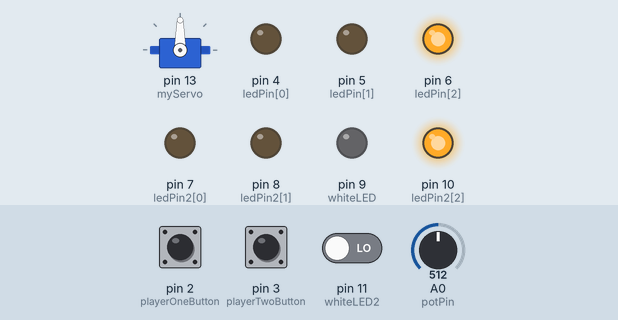
Simulated run of this sketch. Board: Arduino Uno, built with avr-gcc and run on an emulated ATmega328P. Parts: servo, output pins drawn as LEDs (lit = HIGH). The inputs (shaded band) are chosen by the test bench; at power-on: pin 2 (playerOneButton) HIGH, A0 (potPin) = 512, pin 3 (playerTwoButton) HIGH, pin 11 (whiteLED2) LOW. Random numbers use the default seed unless the sketch sets one.

Above: at 3.5 s.
3.6 s: pin 2 (playerOneButton) pulled LOW for 3 s
At 4.9 s:
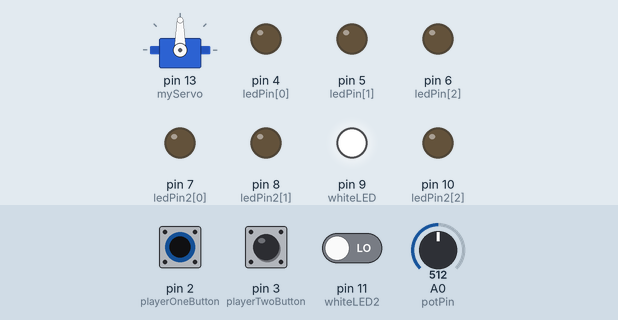
At 7.6 s:
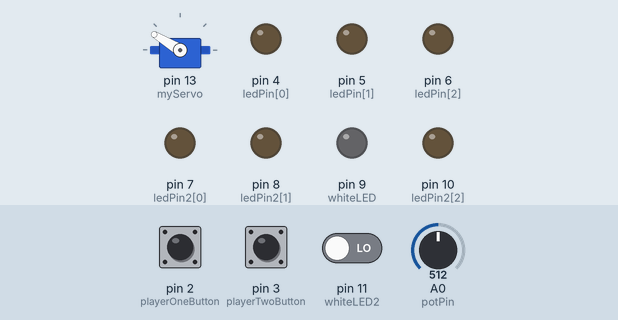
8.2 s: A0 (potPin) set to 122
At 8.7 s:
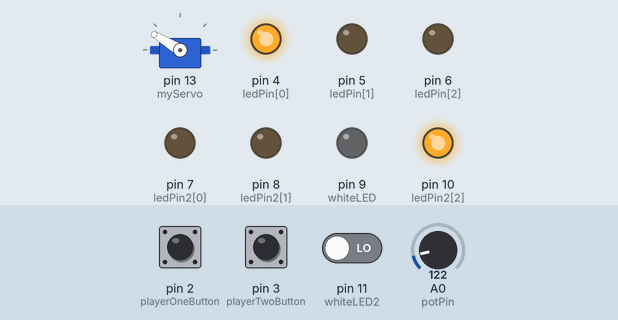
16.2 s: A0 (potPin) set to 0
24.2 s: A0 (potPin) set to 511
32.2 s: A0 (potPin) set to 306
40.2 s: pin 2 (playerOneButton) pulsed LOW 5 times (0.12 s each, 0.3 s apart)
At 42.2 s:
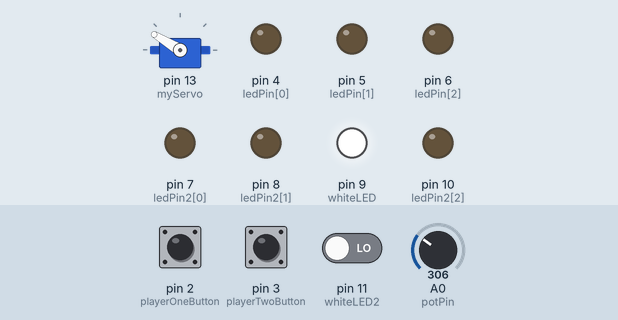
Timing chart, 0 to 61.6 s (numbered marks = the images above; inputs shaded):
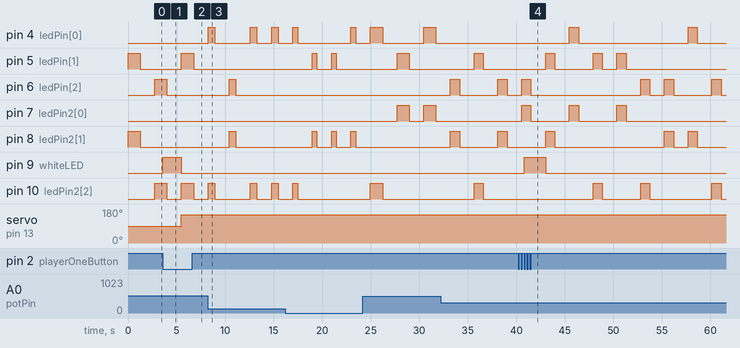

Measured:
- after the input at 3.6 s, pin 9 (whiteLED): LOW → HIGH at once, → LOW 1.9 s later; servo on pin 13 (myServo): 90° → 149° after 1.9 s
- after the input at 40.2 s, pin 9 (whiteLED): LOW → HIGH after 0.60 s, → LOW 2.2 s later
- by itself, pin 4 (ledPin[0]): alternates HIGH for 0.95 s and LOW for 11.3 s
- by itself, pin 7 (ledPin2[0]): alternates HIGH for 0.95 s and LOW for 3.9 s, 6 changes in all, then stays LOW

The sketch:

Whack_a_Mole.ino
```cpp
#include <Servo.h>
Servo myServo;
// assign LEDs and button to pins
int playerOneWins = 0;
int playerTwoWins = 0;
boolean resetButton = false;
int const potPin = A0;
int ledPin[] = {4,5,6};
int ledPin2[] = {7,8,10};
int ledPinWin[] = {4,5,6,9};
int ledPinWin2[] = {7,8,10,11};
int playerOneButton = 2;
int playerTwoButton = 3;
int whiteLED = 9;
int whiteLED2 = 11;
int playerOneScore = 0;
int playerTwoScore = 0;
// declare variables
int delayTime = 400; // time delay between lights on/off
int randNumber;
int randNumber2;
int whiteLEDOn;
int whiteLEDOn2;
bool playerOneButtonOn = false;
bool playerTwoButtonOn = false;
//setup interrupt, button input and LED outputs
void setup() {
  myServo.attach(13);
  attachInterrupt(0, playerOneInput, FALLING); // specify interrupt routine for button 1
  attachInterrupt(1, playerTwoInput, FALLING); // specify interrupt routine for button 2
  for (int i=0; i<3; i++){
    pinMode(ledPin[i], OUTPUT); //assign led pins as output
    pinMode(ledPin2[i], OUTPUT);//assign led pins as output
  }
  pinMode(playerOneButton, INPUT); //assign button 1 as input
  pinMode(playerTwoButton, INPUT); //assign button 2 as input
  pinMode(whiteLED, OUTPUT); //assign whiteLED as output
  pinMode(whiteLED, OUTPUT); //assign blueLED as output
}

//run main program loop
void loop() {

  delayTime = map(analogRead(potPin), 0, 1023, 500, 2000); //changes the delay time between LED's turning on and off based on the potometer
  if (playerOneScore < playerTwoScore){
    myServo.write(30); //servo points towards player two
  }
  else{
    if(playerOneScore > playerTwoScore){
      myServo.write(149); //servo points towards player one
    }
    else{
      myServo.write(90); //servo points inbetween both players
    }
  }
  if ((playerOneScore <= 10 && playerTwoScore <= 10) || (resetButton == true)){
    resetButton = false;
    randNumber = random(3); // select a random number
    randNumber2 = random(3); // select a random number
    digitalWrite(ledPin[randNumber], HIGH); // light the LED with this number
    digitalWrite(ledPin2[randNumber2], HIGH); // light the LED with this number
    delay(delayTime);
    digitalWrite(ledPin[randNumber], LOW); //turn's all LED's off
    digitalWrite(ledPin2[randNumber2], LOW); //turn's all LED's off
    delay(1500);
    whiteLEDOn = digitalRead(whiteLED);
    whiteLEDOn2 = digitalRead(whiteLED2);
    //turns off score indicating LED's and allows buttons to be used again
      if(whiteLEDOn=HIGH){
        digitalWrite(whiteLED, LOW);
        playerOneButtonOn = false;
        }
      if(whiteLEDOn2=HIGH){
         digitalWrite(whiteLED2, LOW);
         playerTwoButtonOn = false;
        }
  }
  else{
    //if the reset button is pressed, it resets the scores to 0 and puts the servo back to the middle
    if(digitalRead(12) == LOW){
      resetButton = true;
      playerOneScore = 0;
      playerTwoScore = 0;
      myServo.write(90);
    }

    if (playerOneScore > playerTwoScore){
      for (int i = 0; i < 4; i++){
      digitalWrite(ledPinWin[i], HIGH); //turn all of player one's LEDs on
      }
    delay(500);//wait half a second
    for (int i = 0; i < 4; i++){
      digitalWrite(ledPinWin[i], LOW); //turn all of player one's LEDss off
    }
    delay(500);
    myServo.write(0);
      }
    else{
      for (int i = 0; i < 4; i++){
      digitalWrite(ledPinWin2[i], HIGH); //turn all of player two's LEDs on
      }
    delay(500);
    for (int i = 0; i < 4; i++){
      digitalWrite(ledPinWin2[i], LOW); //turn all of player two's LEDs off
    }
    delay(500);
    myServo.write(179);
    }

    }
  }


//function that checks if player has scored a point

void playerOneInput() {
  if (playerOneButtonOn == false){
    playerOneButtonOn = true; //boolean prevents player from pressing the button multiple times to score more points

    // if the LED is on when the button was pressed, add one to the players score and turn on the point indicating LED
    if (digitalRead(ledPin[randNumber]) == HIGH){
      digitalWrite(whiteLED, HIGH);
      playerOneScore = playerOneScore + 1;
    }
    else{
      if (digitalRead(ledPin[randNumber]) == LOW){
        digitalWrite(whiteLED, LOW);
      }
    }
  }

}


void playerTwoInput() {
  if (playerTwoButtonOn == false){
    playerTwoButtonOn = true; //boolean prevents player from pressing the button multiple times to score more points

    // if the LED is on when the button was pressed, add one to the players score and turn on the point indicating LED
    if (digitalRead(ledPin2[randNumber2]) == HIGH){
      digitalWrite(whiteLED2, HIGH);
      playerTwoScore = playerTwoScore + 1;
    }
  else{
    if (digitalRead(ledPin2[randNumber2]) == LOW){
      digitalWrite(whiteLED2, LOW);
    }
  }

}
}
```
